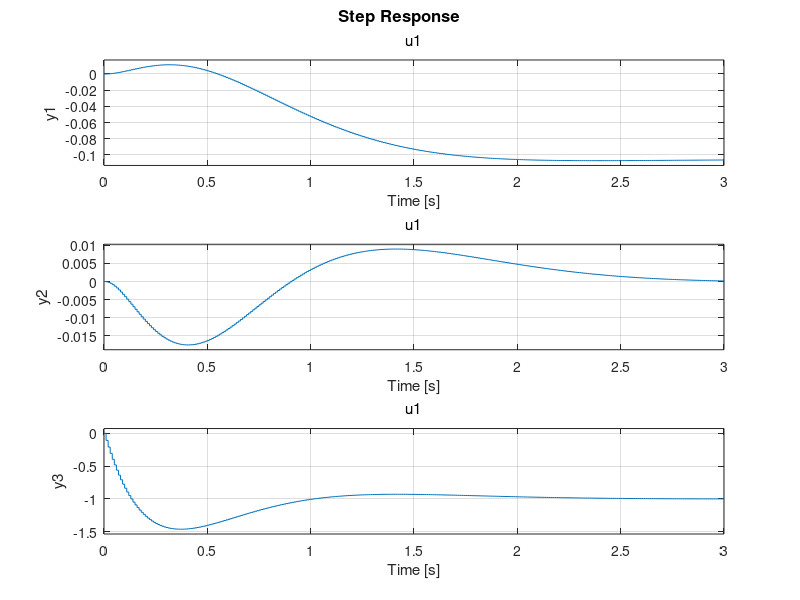
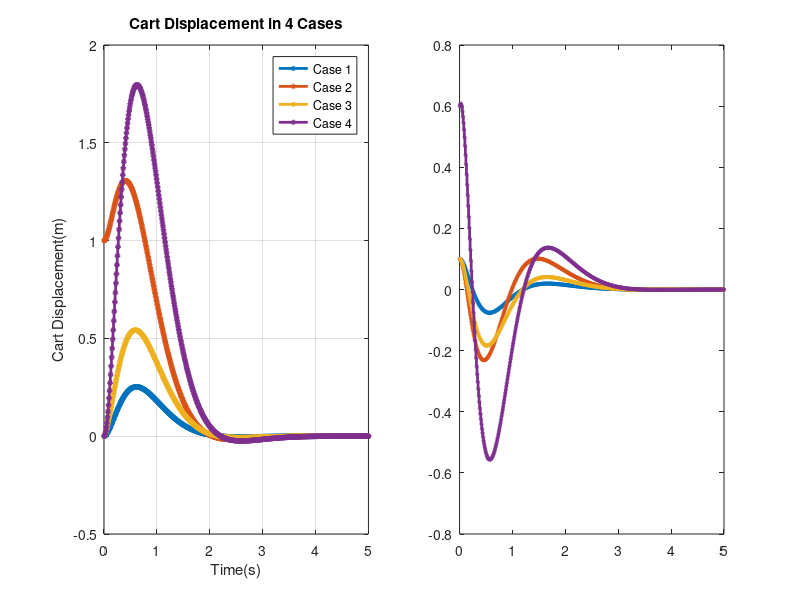

These charts were generated, in order, by the following MATLAB code: (Note: this script raises an error after producing the figures.)
%% system
F = 1;
M = 1;
L = 0.842;
g = 9.8093;

A = [             0 1 0 0;
               0 -F/M 0 0;
                  0 0 0 1;
             0 F/(M*L) g/L 0];

B = [0 1/M 0 -1/(L*M)]';
C = [1 0 0 0; 0 0 1 0];
D = 0;
G = ss(A, B, C, 0)

%% Discretization
Ts = 0.01;
Gd = c2d(G,Ts, 'zoh')
[Ad,Bd,Cd,Dd,TS] = ssdata(Gd)

%% LQR
Q1 = [100,0,0,0;
       0,1,0,0;
     0,0,100,0;
       0,0,0,1];
R = 1;
[Kdo1,S1,e1] = dlqr(Ad,Bd,Q1,R)
Ado1 = Ad - Bd * Kdo1;
Cdo1 = [1 0 0 0; 0 0 1 0; -Kdo1]
Gdo1 = ss(Ado1, Bd, Cdo1, 0, Ts)
step(Gdo1)
%% Given initial state & Plot the result
t = 0: 0.01: 5;
x01 = [0; 0.1; 0.1; 0]
[yd1, t, xd1]=initial(Gdo1,x01,t);
x02 = [1; 0.1; 0.1; 0]
[yd2, t, xd2] = initial(Gdo1,x02,t);
x03 = [0; 0.6; 0.1; 0]
[yd3, t, xd3] = initial(Gdo1,x03,t);
x04 = [0; 0.1; 0.6; 1]
[yd4, t, xd4] = initial(Gdo1,x04,t);
fig2 = figure('Renderer', 'painters', 'Position', [10 10 1200 500]);
subplot(1,2,1)
stairs(t,yd1(:,1),'Linewidth',2,'Marker','o','MarkerSize',2)
hold on
stairs(t,yd2(:,1),'Linewidth',2,'Marker','o','MarkerSize',2)
hold on
stairs(t,yd3(:,1),'Linewidth',2,'Marker','o','MarkerSize',2)
hold on
stairs(t,yd4(:,1),'Linewidth',2,'Marker','o','MarkerSize',2)
grid on
title('Cart Displacement in 4 Cases')
legend('Case 1', 'Case 2', 'Case 3', 'Case 4')
xlabel('Time(s)')
ylabel('Cart Displacement(m)')
subplot(1,2,2)
stairs(t,yd1(:,2),'Linewidth',2,'Marker','o','MarkerSize',1)
hold on
stairs(t,yd2(:,2),'Linewidth',2,'Marker','o','MarkerSize',1)
hold on
stairs(t,yd3(:,2),'Linewidth',2,'Marker','o','MarkerSize',1)
hold on
stairs(t,yd4(:,2),'Linewidth',2,'Marker','o','MarkerSize',1)
hold on
yline(0.758,'-.b','Upper Threshold for \phi(t)','LabelHorizontalAlignment','center','LabelVerticalAlignment','middle');
yline(-0.758,'-.b','Lower Threshold for \phi(t)','LabelHorizontalAlignment','center','LabelVerticalAlignment','middle');
yline(0,'-.b','Equilibrium \phi(t)');
grid on
title('Pendulum Angular Rotation in 4 Cases')
legend('Case 1', 'Case 2', 'Case 3', 'Case 4')
xlabel('Time(s)')
ylabel('Pendulum Angular Rotation(rad)')
%% Compare different Q
Q2 = [1000,0,0,0;
       0,1,0,0;
     0,0,100,0;
       0,0,0,1];
R = 1;
[Kdo2,S2,e2] = dlqr(Ad,Bd,Q2,R)
Ado2 = Ad - Bd * Kdo2;
Cdo2 = [1 0 0 0; 0 0 1 0; -Kdo2]
Gdo2 = ss(Ado2, Bd, Cdo2, 0, Ts)
Q3 = [100,0,0,0;
       0,1,0,0;
     0,0,1000,0;
       0,0,0,1];
R = 1;
[Kdo3,S3,e3] = dlqr(Ad,Bd,Q3,R)
Ado3 = Ad - Bd * Kdo3;
Cdo3 = [1 0 0 0; 0 0 1 0; -Kdo3]
Gdo3 = ss(Ado3, Bd, Cdo3, 0, Ts)
Q4 = [1000,0,0,0;
       0,1,0,0;
     0,0,1000,0;
       0,0,0,1];
R = 1;
[Kdo4,S4,e4] = dlqr(Ad,Bd,Q4,R)
Ado4 = Ad - Bd * Kdo4;
Cdo4 = [1 0 0 0; 0 0 1 0; -Kdo4]
Gdo4 = ss(Ado4, Bd, Cdo4, 0, Ts)
t = 0: 0.01: 5;
x01 = [0; 0.1; 0.1; 0]
[yd1, t, xd1]=initial(Gdo1,x01,t);
[yd12, t, xd12]=initial(Gdo2,x01,t);
[yd13, t, xd13]=initial(Gdo3,x01,t);
[yd14, t, xd14]=initial(Gdo4,x01,t);
fig3 = figure('Renderer', 'painters', 'Position', [10 10 1200 500]);
subplot(1,2,1)
stairs(t,yd1(:,1),'Linewidth',2,'Marker','o','MarkerSize',2)
hold on
stairs(t,yd12(:,1),'Linewidth',2,'Marker','o','MarkerSize',2)
hold on
stairs(t,yd13(:,1),'Linewidth',2,'Marker','o','MarkerSize',2)
hold on
stairs(t,yd14(:,1),'Linewidth',2,'Marker','o','MarkerSize',2)
grid on
title('Cart Displacement for different Q')
legend('Q11=100, Q33=100', 'Q11=1000, Q33=100', 'Q11=100, Q33=1000', 'Q11=1000, Q33=1000')
xlabel('Time(s)')
ylabel('Cart Displacement(m)')
subplot(1,2,2)
stairs(t,yd1(:,2),'Linewidth',2,'Marker','o','MarkerSize',1)
hold on
stairs(t,yd12(:,2),'Linewidth',2,'Marker','o','MarkerSize',1)
hold on
stairs(t,yd13(:,2),'Linewidth',2,'Marker','o','MarkerSize',1)
hold on
stairs(t,yd14(:,2),'Linewidth',2,'Marker','o','MarkerSize',1)
hold on
yline(0.758,'-.b','Upper Threshold for \phi(t)','LabelHorizontalAlignment','center','LabelVerticalAlignment','middle');
yline(-0.758,'-.b','Lower Threshold for \phi(t)','LabelHorizontalAlignment','center','LabelVerticalAlignment','middle');
yline(0,'-.b','Equilibrium \phi(t)');
grid on
title('Pendulum Angular Rotation for different Q')
legend('Q11=100, Q33=100', 'Q11=100, Q33=1000', 'Q11=1000, Q33=100', 'Q11=1000, Q33=1000')
xlabel('Time(s)')
ylabel('Pendulum Angular Rotation(rad)')



